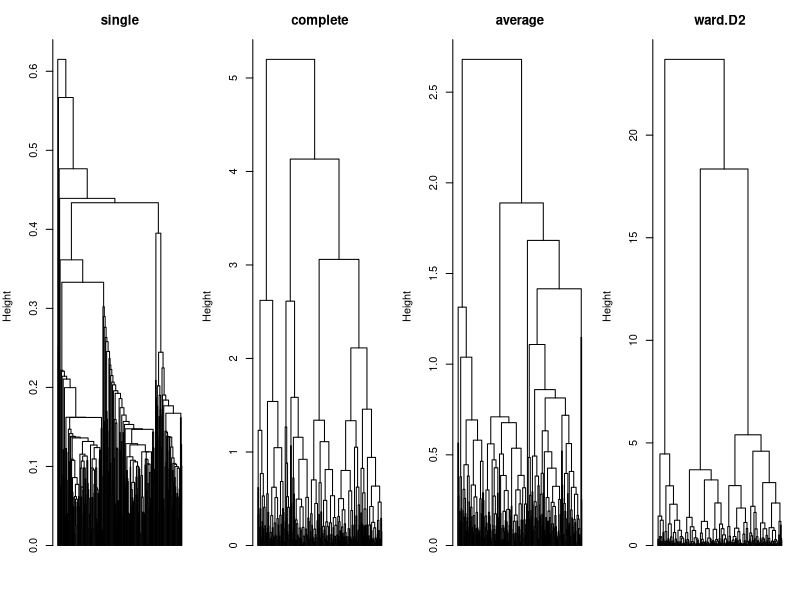
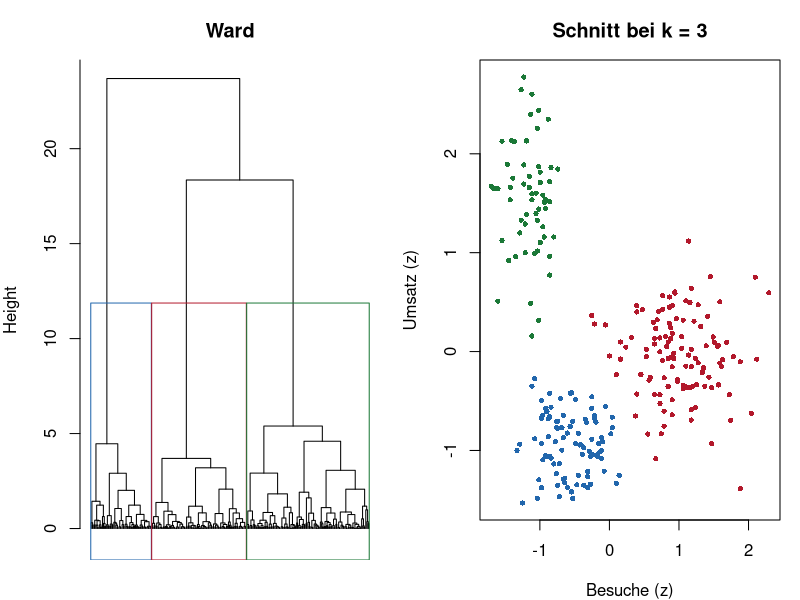
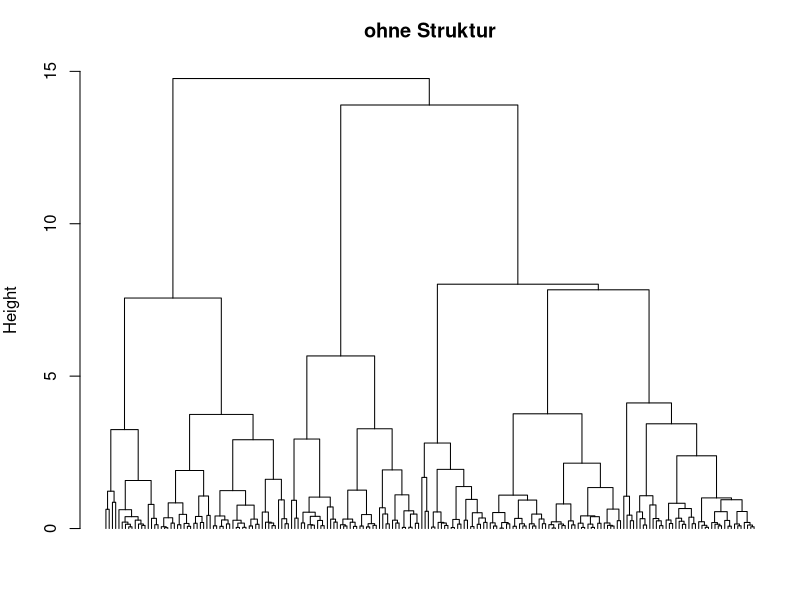
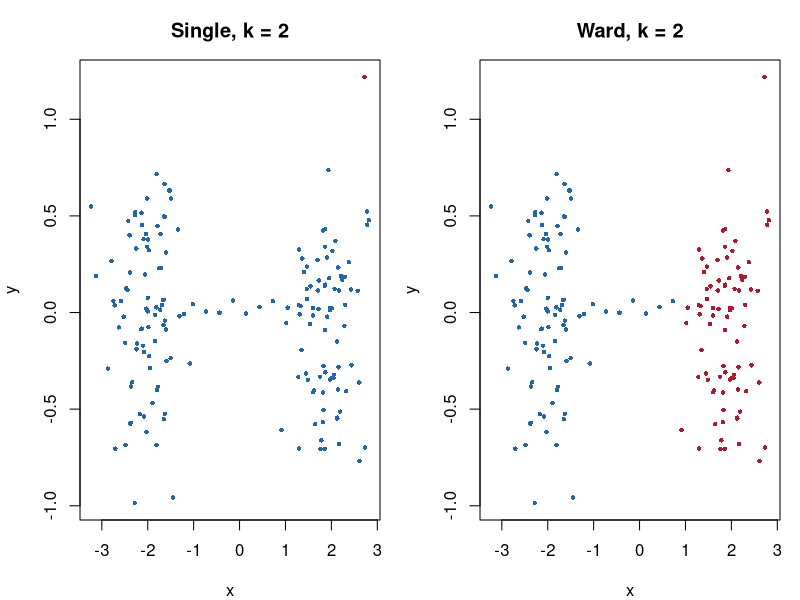

Source code (R) for these figures, in order:
## ---- chunk 1
#| label: setup-r
#| include: false
library(cluster)

# Dieselben Kundendaten wie auf der Seite zu k-Means, deterministisch erzeugt,
# damit R und Python exakt dieselben Zahlen sehen.
lehmer <- function(saat, anzahl) {
  s <- saat
  raus <- numeric(anzahl)
  for (k in seq_len(anzahl)) {
    s <- (16807 * s) %% 2147483647
    raus[k] <- s / 2147483647
  }
  raus
}

normalwerte <- function(saat, anzahl, mittel = 0, streuung = 1) {
  mittel + streuung * qnorm(lehmer(saat, anzahl))
}

gruppe_wahr <- rep(c("A", "B", "C"), times = c(120, 90, 60))
kunden <- data.frame(
  besuche = round(c(normalwerte(3001, 120, 14, 2.5),
                    normalwerte(3002, 90, 6, 1.8),
                    normalwerte(3003, 60, 3, 1.2)), 1),
  umsatz  = round(c(normalwerte(4001, 120, 1400, 220),
                    normalwerte(4002, 90, 900, 160),
                    normalwerte(4003, 60, 2200, 300)), 0)
)
skaliert <- scale(kunden)
distanzen <- dist(skaliert)
## ---- chunk 2
#| label: fig-b1-hc-r
#| fig-cap: "Beispiel 1: dieselben Daten, vier Verknüpfungsmethoden."
#| fig-height: 3.6
par(mfrow = c(1, 4), mar = c(2, 4, 3, 1))
for (methode in c("single", "complete", "average", "ward.D2")) {
  baum_m <- hclust(distanzen, method = methode)
  plot(baum_m, labels = FALSE, hang = -1, main = methode, xlab = "", sub = "")
}
par(mfrow = c(1, 1))

# Treue der Darstellung und Gruppengroessen je Methode
for (methode in c("single", "complete", "average", "ward.D2")) {
  baum_m <- hclust(distanzen, method = methode)
  cat(sprintf("%-9s | kophenetisch: %.3f | Groessen bei k=3: %s\n",
              methode,
              cor(distanzen, cophenetic(baum_m)),
              paste(table(cutree(baum_m, k = 3)), collapse = ", ")))
}
## ---- chunk 3
#| label: fig-b2-hc-r
#| fig-cap: "Beispiel 2: Dendrogramm mit Schnitt bei drei Gruppen, daneben die Gruppen im Streudiagramm."
#| fig-height: 3.6
baum <- hclust(distanzen, method = "ward.D2")
gruppen <- cutree(baum, k = 3)

table(gruppen)
round(rev(baum$height)[1:8], 3)          # die acht letzten Verschmelzungen
round(cor(distanzen, cophenetic(baum)), 3)

par(mfrow = c(1, 2), mar = c(2, 4, 3, 1))
plot(baum, labels = FALSE, hang = -1, main = "Ward", xlab = "", sub = "")
rect.hclust(baum, k = 3, border = c("#2166ac", "#b2182b", "#1b7837"))

par(mar = c(4, 4, 3, 1))
plot(skaliert[, 1], skaliert[, 2], pch = 16, cex = 0.7,
     col = c("#2166ac", "#b2182b", "#1b7837")[gruppen],
     xlab = "Besuche (z)", ylab = "Umsatz (z)", main = "Schnitt bei k = 3")
par(mfrow = c(1, 1))

round(aggregate(kunden, by = list(gruppe = gruppen), FUN = mean), 1)
table(gefunden = gruppen, eingebaut = gruppe_wahr)
## ---- chunk 4
#| label: fig-b3-hc-r
#| fig-cap: "Beispiel 3: Dendrogramm zu Daten ohne Gruppenstruktur."
#| fig-height: 3.2
ohne_struktur <- matrix(normalwerte(13013, 400), ncol = 2)

baum_b <- hclust(dist(scale(ohne_struktur)), method = "ward.D2")

par(mar = c(2, 4, 3, 1))
plot(baum_b, labels = FALSE, hang = -1, main = "ohne Struktur",
     xlab = "", sub = "")

hoehen_ohne <- rev(baum_b$height)[1:8]
hoehen_mit <- rev(baum$height)[1:8]
round(data.frame(schritt = 1:8, mit_struktur = hoehen_mit,
                 ohne_struktur = hoehen_ohne,
                 faktor_mit = c(NA, hoehen_mit[-8] / hoehen_mit[-1]),
                 faktor_ohne = c(NA, hoehen_ohne[-8] / hoehen_ohne[-1])), 2)
## ---- chunk 5
#| label: fig-b4-hc-r
#| fig-cap: "Beispiel 4: zwei Wolken mit einer Brücke. Links Single, rechts Ward."
#| fig-height: 3.6
wolke_a <- cbind(normalwerte(5001, 80, -2, 0.4), normalwerte(5002, 80, 0, 0.4))
wolke_b <- cbind(normalwerte(5003, 80, 2, 0.4), normalwerte(5004, 80, 0, 0.4))
bruecke <- cbind(seq(-1.6, 1.6, length.out = 12),
                 normalwerte(5005, 12, 0, 0.05))
brueckendaten <- rbind(wolke_a, wolke_b, bruecke)
b_dist <- dist(brueckendaten)

baum_single <- hclust(b_dist, method = "single")
baum_ward <- hclust(b_dist, method = "ward.D2")

g_single <- cutree(baum_single, k = 2)
g_ward <- cutree(baum_ward, k = 2)

par(mfrow = c(1, 2), mar = c(4, 4, 3, 1))
plot(brueckendaten, pch = 16, cex = 0.6, col = c("#2166ac", "#b2182b")[g_single],
     xlab = "x", ylab = "y", main = "Single, k = 2")
plot(brueckendaten, pch = 16, cex = 0.6, col = c("#2166ac", "#b2182b")[g_ward],
     xlab = "x", ylab = "y", main = "Ward, k = 2")
par(mfrow = c(1, 1))

table(single = g_single)
table(ward = g_ward)
round(c(single = cor(b_dist, cophenetic(baum_single)),
        ward = cor(b_dist, cophenetic(baum_ward))), 3)
## ---- chunk 6
#| label: b5-hc-r
gemischt <- data.frame(
  umsatz = kunden$umsatz[1:60],
  besuche = kunden$besuche[1:60],
  segment = factor(rep(c("Privat", "Gewerbe"), 30)),
  zufriedenheit = factor(rep(c("niedrig", "mittel", "hoch"), 20),
                         levels = c("niedrig", "mittel", "hoch"), ordered = TRUE)
)

g_dist <- daisy(gemischt, metric = "gower")
summary(as.numeric(g_dist))

baum_gower <- hclust(g_dist, method = "average")
gruppen_g <- cutree(baum_gower, k = 3)
table(gruppen_g)

# Gruppenprofile: metrisch als Mittelwert, kategorial als Haeufigkeit
round(aggregate(gemischt[, 1:2], by = list(gruppe = gruppen_g), FUN = mean), 1)
table(gruppe = gruppen_g, segment = gemischt$segment)
